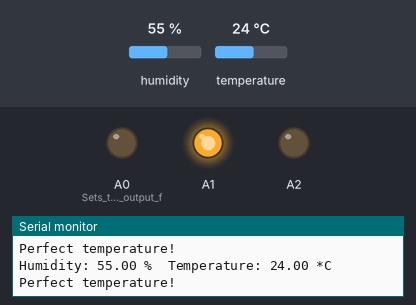
A sketch run on a simulated Arduino Uno, built with avr-gcc and run on an emulated ATmega328P. Shown: output pins drawn as LEDs (lit = HIGH), the last lines printed to the serial monitor. Inputs (shaded band) come from the test bench; at power-on: temperature 24 °C, humidity 55 %.

Above: at 6.8 s.
6.9 s: temperature set to 22 °C
12.3 s: temperature set to 19 °C
At 18.4 s:
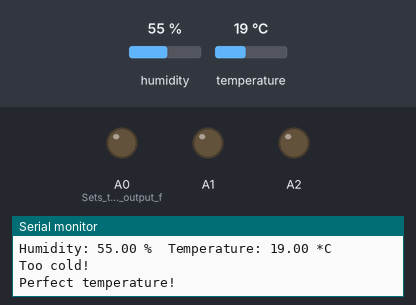
21.6 s: temperature set to 28 °C
At 26.9 s:
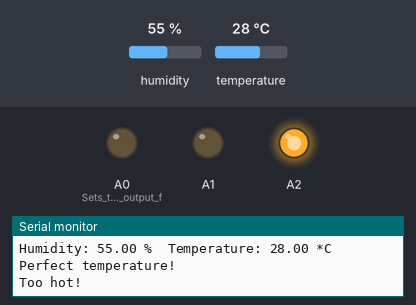
31.5 s: temperature set to 12 °C
At 34.9 s:
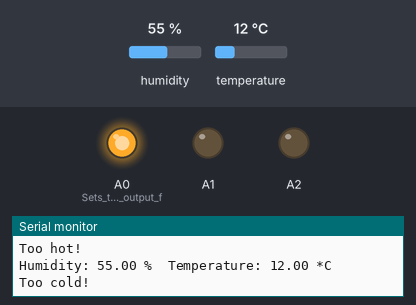
41.4 s: temperature set to 33 °C
At 47.9 s:
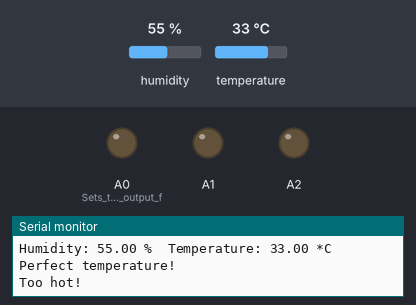
Timing chart, 0 to 52.3 s (numbered marks = the images above; inputs shaded):
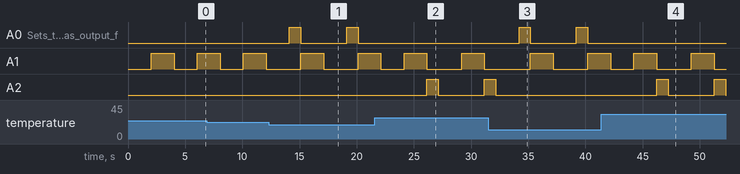

The sketch:

DHT11_2016-2017.ino
```cpp
#include <DHT.h> // Including libary to read DHT11

//initialize constant variables
#define DHTPIN 7 //to Vout tou sensora kataligei sto pin 7 tou arduino
#define DHTTYPE DHT11
#define LED_TOO_COLD A0 //to kokkino led kataligei sto pin A0 tou arduino
#define LED_PERFECT A1 //to kitrino led kataligei sto pin A1 tou arduino
#define LED_TOO_HOT A2 //to prasino led kataligei sto pin A3 tou arduino

DHT dht(DHTPIN, DHTTYPE);

void setup(){
  Serial.begin(9600); // Opening serial connection at 9600bps

  dht.begin();
} //end "setup()"

void loop()
{
//Start of Program
  pinMode (A0 , OUTPUT); // Sets the pins as output for LED
  pinMode (A1 , OUTPUT);
  pinMode (A2 , OUTPUT);
  delay(2000);  //Wait 2 seconds before accessing sensor again.

  //orizoume ta h,t,f
  float h = dht.readHumidity();
  float t = dht.readTemperature();
  float f = dht.readTemperature(true);


  //Entoles gia to keimeno pou tha emfanizete analoga me to h kai to t
  Serial.print("Humidity: ");
  Serial.print(h);
  Serial.print(" %\t");
  Serial.print("Temperature: ");
  Serial.print(t);
  Serial.println(" *C ");

// Setting the colours of LED based on temperature
 if (t <= 20) {
    Serial.println("Too cold!");
    digitalWrite(A0, HIGH);
    delay (1000);
    digitalWrite(A0, LOW);
  }
  if (20 < t < 27) {
    Serial.println("Perfect temperature!");
    digitalWrite(A1, HIGH);
    delay (2000);
    digitalWrite(A1, LOW);
  }
  if (t >= 27) {
    Serial.println("Too hot!");
    digitalWrite(A2, HIGH);
    delay (1000);
    digitalWrite(A2, LOW);
  }
 } // end loop()
```

Measured:
- the behaviour switches between 21 and 20 °C on temperature (found by bisection; images 0 and 1)
- after the input at 12.3 s, A0 (Sets_the_pins_as_output_f): alternates HIGH for 1.0 s and LOW for 4.0 s, starting after 1.8 s
- after the input at 21.6 s, A0 (Sets_the_pins_as_output_f): stops changing and stays LOW; A2: LOW → HIGH after 4.5 s, → LOW 1.0 s later, → HIGH 4.0 s later
- after the input at 31.5 s, A0 (Sets_the_pins_as_output_f): alternates HIGH for 1.0 s and LOW for 4.0 s, starting after 2.7 s; A2: goes on until 32.2 s, then stays LOW
- after the input at 41.4 s, A0 (Sets_the_pins_as_output_f): stops changing and stays LOW; A2: alternates HIGH for 1.0 s and LOW for 4.0 s, starting after 4.8 s
